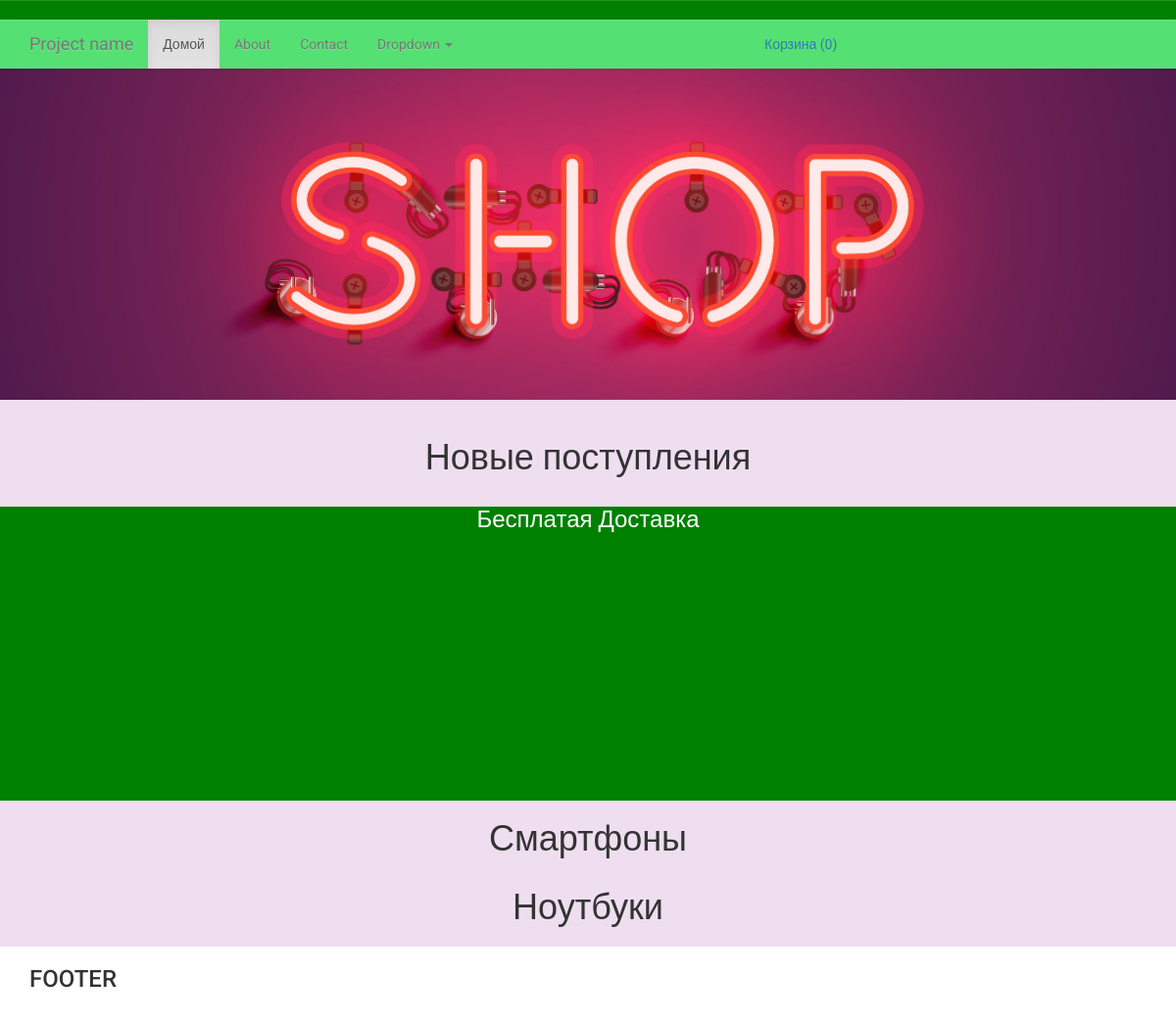
The app's page /, older data.
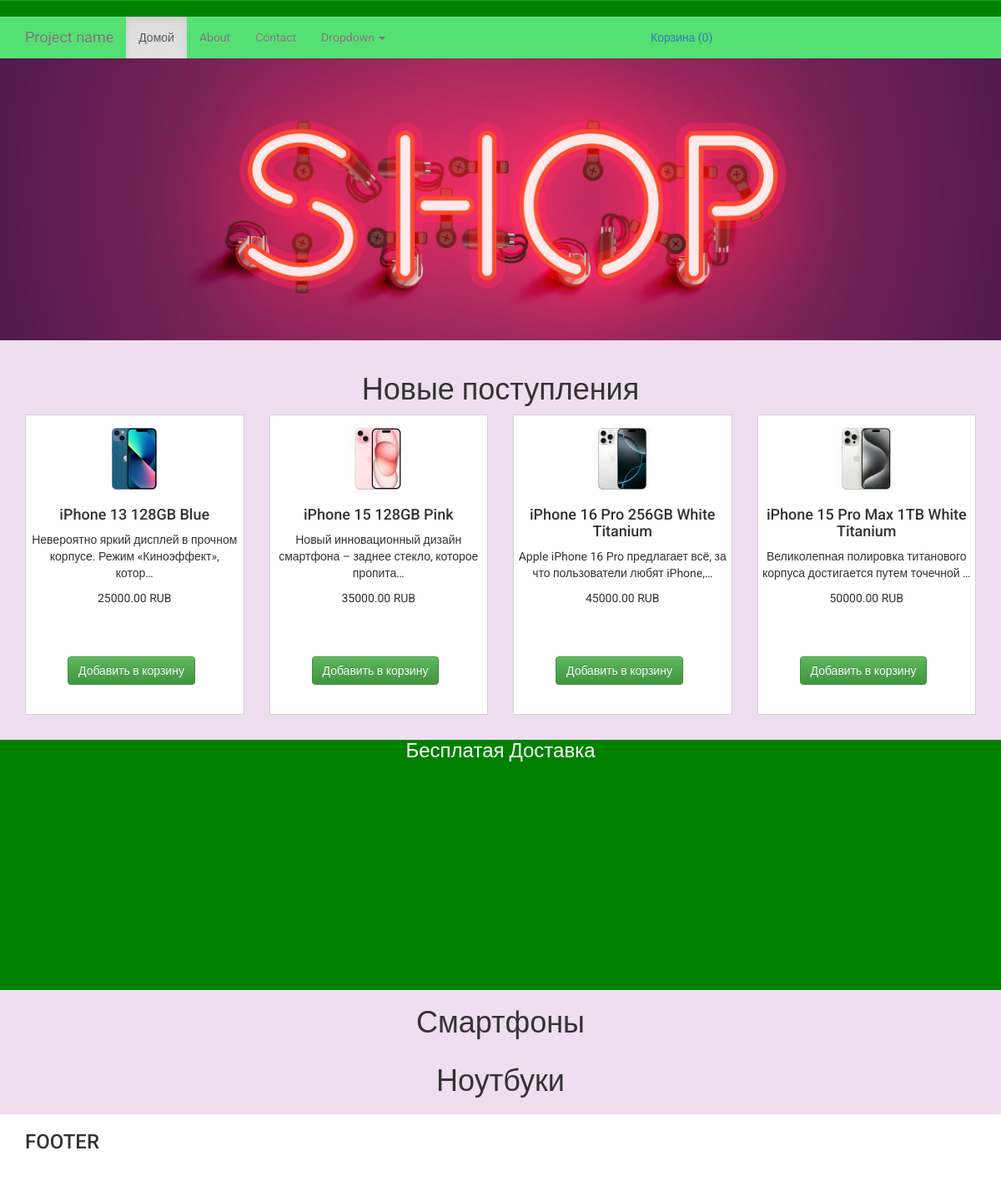
The same page, newer data.
### products/models.py (models this page shows, shortened)
class ProductImage(models.Model):
    product = models.ForeignKey(Product, blank=True, null=True, default=None, on_delete=models.CASCADE)
    image = models.ImageField(upload_to='products/products_images')
    is_main = models.BooleanField(default=False)
    is_active = models.BooleanField(default=True)
    created = models.DateTimeField(auto_now_add=True, auto_now=False)
    updated = models.DateTimeField(auto_now_add=False, auto_now=True)
    class Meta:
        verbose_name = 'Фотография'
        verbose_name_plural = 'Фотографии'

class Product(models.Model):
    name = models.CharField(max_length=64, blank=True, null=True, default=None)
    price = models.DecimalField(max_digits=10, decimal_places=2, default=0)
    discount = models.IntegerField(default=0)
    category = models.ForeignKey(ProductCategory, blank=True, null=True, default=None, on_delete=models.CASCADE)
    description = models.TextField(blank=True, null=True, default=None)
    short_description = models.TextField(blank=True, null=True, default=None)
    is_active = models.BooleanField(default=True)
    created = models.DateTimeField(auto_now_add=True, auto_now=False)
    updated = models.DateTimeField(auto_now_add=False, auto_now=True)
    class Meta:
        verbose_name = 'Товар'
        verbose_name_plural = 'Товары'

### landing/views.py (the view)
# urls.py: path('', views.home, name = 'home'),
def home(request):
    products_images = ProductImage.objects.filter(is_active = True, is_main = True, product__is_active = True)
    products_images_phones = products_images.filter(product__category__id = 1)
    products_images_laptops = products_images.filter(product__category__id = 2)
    return render(request, "landing/home.html", locals())

### orders/context_processors.py (called while the page is built)
def getting_basket_info(request):
    session_key = request.session.session_key
    if not session_key:
        request.session.cycle_key()
    products_in_basket = ProductInBasket.objects.filter(session_key = session_key, is_active = True, order__isnull = True)
    products_total_nmb = products_in_basket.count()
    return locals()

### templates/landing/home.html (shortened to what this page needs)
{% extends 'base.html' %}
{% load static %}
{% block content %}
    <div class="section-top">
        <img src = "{% static 'img/main.jpg' %}" class="img-responsive">
    </div>
    <div class = 'section section1'>
        <div class = 'container'>
            <div class="row">
                <div class="col-lg-12">
                    <h1 class="text-center">
                        Новые поступления
                    </h1>
                </div>
                {% for product_image in products_images %}
                    {% include 'landing/product_item.html' %}
                {% endfor %}
            </div>
        </div>
    </div>
    <div class="section section-delivery">
        <div>
            <h3>Бесплатая Доставка</h3>
        </div>
    </div>
    <div class = 'section section2 phones-container'>
        <div class = 'container'>
            <div class="row">
                <div class="col-lg-12">
                    <h1 class="text-center">
                        Смартфоны
                    </h1>
                </div>
            </div>
        </div>
    </div>
    <div class = 'section section3 laptop-containers'>
        <div class = 'container'>
            <div class="row">
                <div class="col-lg-12">
                    <h1 class="text-center">
                        Ноутбуки
                    </h1>
                </div>
            </div>
        </div>
    </div>
{% endblock content %}

### templates/base.html (shortened to what this page needs)
{% load static %}
<!DOCTYPE html>
<html lang="en">
<head>
    <link rel="stylesheet" href="https://cdnjs.cloudflare.com/ajax/libs/twitter-bootstrap/3.4.1/css/bootstrap.min.css">
    <link rel="stylesheet" href="https://cdnjs.cloudflare.com/ajax/libs/twitter-bootstrap/3.4.1/css/bootstrap-theme.min.css">
    <link rel="stylesheet" href={% static "css/style.css" %}>
</head>
<body>
    <div class='wrapper'>
        <div class="wrapper-content">
            {% include 'navbar.html' %}
            {% block content %}
            {% endblock content %}
        </div>
            {% include 'footer.html' %}
    </div>
</body>

### templates/navbar.html (shortened to what this page needs)
<nav class="navbar navbar-default navbar-top">
</nav>
<nav class="navbar navbar-default navbar-main">
    <div class="container">
      <div class="navbar-header">
        <a class="navbar-brand" href="#">Project name</a>
      </div>
      <div id="navbar" class="navbar-collapse collapse">
        <ul class="nav navbar-nav">
          <li class="active"><a href="/">Домой</a></li>
          <li><a href="#">About</a></li>
          <li><a href="#">Contact</a></li>
          <li class="dropdown">
            <a href="#" class="dropdown-toggle" data-toggle="dropdown" role="button" aria-haspopup="true" aria-expanded="false">Dropdown <span class="caret"></span></a>
          </li>
        </ul>
        <ul class="nav navbar-nav navbar-right">
          <li>
            <div class="basket-container">
              <a href="">Корзина <span id="basket_total_nmb">
                {% if products_total_nmb %}
                  {{ products_total_nmb }}
                {% else %}
                  (0)
                {% endif %}
              </span></a>
          </div>
        </li>
        </ul>
      </div>
    </div>
  </nav>

### templates/landing/product_item.html (shortened to what this page needs)
<div class="col-lg-3">
    <div class="product-item">
        <div class="pres-img">
            <a href="{% url 'product' product_image.product.id %}">
                <img src="{{ product_image.image.url }}" class="img-responsive">
            </a>
        </div>
        <h4>{{ product_image.product.name }}</h4>
        <p>
            {{ product_image.product.description|truncatechars_html:70 }}
        </p>
        <div>
            {{ product_image.product.price }} RUB
        </div>
        <div class="add-to-cart-btn">
            <button class="btn btn-success">
                Добавить в корзину
            </button>
        </div>
    </div>
</div>

### templates/footer.html
<footer class = 'footer'>
    <div class="container">
        <div class = 'test'>
            <h3>FOOTER</h3>
        </div>
    </div>
</footer>

### static/static_dev/css/style.css (style rules this page uses)
* { margin: 0; padding: 0; }
html, body { height: 100%; max-height: 100%; font-family: 'Roboto', sans-serif; background-color: #eedef0; }
.wrapper { position: relative; min-height: 100%; }
.wrapper-content { padding-bottom: 90px; }
.footer { position: absolute; height: 80px; width: 100%; left: 0; bottom: 0; background: white; }
.navbar { margin-bottom: 0; }
.section-top { margin-bottom: 20px; }
.product-item { height: 360px; background-color: white; border: 1px solid lightgrey; position: relative; padding: 5px; text-align: center; margin-bottom: 10px; }
.pres-img { width: 74px; height: 74px; object-fit: cover; margin: 10px auto 20px; }
.add-to-cart-btn { position: absolute; bottom: 35px; left: 50px; }
.section-delivery { height: 300px; background-color: green; text-align: center; color: white; }
.navbar-top { min-height: 10px; height: 20px; background: green; border: none; border-radius: 0; }
.navbar-main { background: #55e073; border: none; border-radius: 0; }
.basket-container { position: relative; width: 400px; padding: 15px 10px; }

Row changes from the older to the newer data that the page shows:
now on this page (row edited): ProductImage: image (picture), product.name "iPhone 13 128GB Blue", product.description "Невероятно яркий дисплей в прочном корпусе. Режим «Киноэффект», котор…", product.price "25000.00"
now on this page (row edited): ProductImage: image (picture), product.name "iPhone 15 128GB Pink", product.description "Новый инновационный дизайн смартфона – заднее стекло, которое пропита…", product.price "35000.00"
now on this page (row edited): ProductImage: image (picture), product.name "iPhone 16 Pro 256GB White Titanium", product.description "Apple iPhone 16 Pro предлагает всё, за что пользователи любят iPhone,…", product.price "45000.00"
now on this page (row edited): ProductImage: image (picture), product.name "iPhone 15 Pro Max 1TB White Titanium", product.description "Великолепная полировка титанового корпуса достигается путем точечной …", product.price "50000.00"
